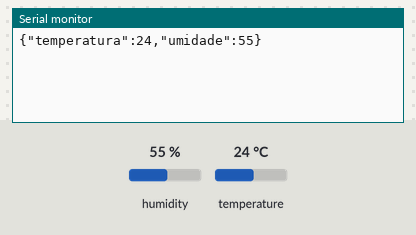
A sketch run on a simulated Arduino Uno, built with avr-gcc and run on an emulated ATmega328P. On the bench: the last lines printed to the serial monitor. The inputs (shaded band) are chosen by the test bench; at power-on: humidity 55 %, temperature 24 °C.

Above: at 3.2 s.
3.3 s: humidity set to 22 %
At 7.9 s:
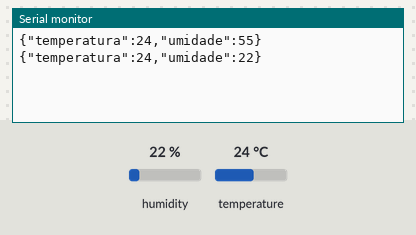
8.9 s: temperature set to 12 °C
At 12.7 s:
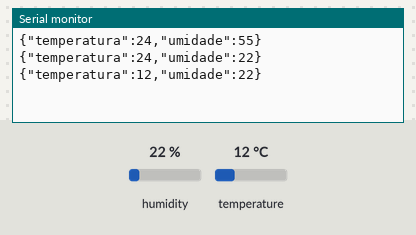
14.5 s: humidity set to 40 %
At 17.4 s:
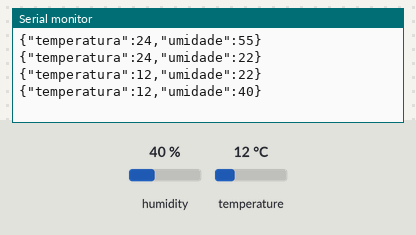
Timing chart, 0 to 18.9 s (numbered marks = the images above; inputs shaded):
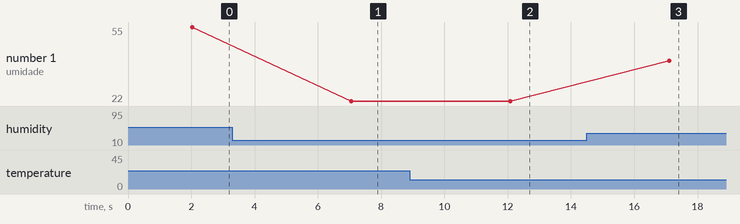

Measured:
- after the input at 3.3 s, the serial monitor: prints a new line after 3.8 s (image 1)
- after the input at 8.9 s, the serial monitor: prints a new line after 3.2 s (image 2)
- after the input at 14.5 s, the serial monitor: prints a new line after 2.6 s (image 3)
- plotted number 1: 55 → 22 after the input at 3.3 s, 22 → 40 after the input at 14.5 s

The sketch:

estacao.ino
```cpp
/*
  estacao.ino
  -----------
  Sketch Arduino para a Estação Meteorológica IoT.
  Lê temperatura e umidade do sensor DHT11 e envia os dados
  em formato JSON pela porta serial a cada 5 segundos.

  Dependências (instalar pela Arduino IDE → Gerenciar Bibliotecas):
    - DHT sensor library (Adafruit)
    - ArduinoJson (Benoit Blanchon)

  Ligação DHT11:
    VCC  → 5V
    GND  → GND
    DATA → pino digital 2 (com resistor pull-up de 10kΩ para 5V)
*/

#include <DHT.h>
#include <ArduinoJson.h>

#define DHTPIN  2
#define DHTTYPE DHT11

DHT dht(DHTPIN, DHTTYPE);

void setup() {
  Serial.begin(9600);
  dht.begin();
  delay(2000);  // aguarda estabilização do sensor
}

void loop() {
  float temperatura = dht.readTemperature();
  float umidade     = dht.readHumidity();

  if (isnan(temperatura) || isnan(umidade)) {
    Serial.println("{\"erro\": \"falha na leitura do sensor\"}");
    delay(5000);
    return;
  }

  StaticJsonDocument<128> doc;
  doc["temperatura"] = temperatura;
  doc["umidade"]     = umidade;

  serializeJson(doc, Serial);
  Serial.println();  // \n marca fim da linha para PySerial

  delay(5000);
}
```
